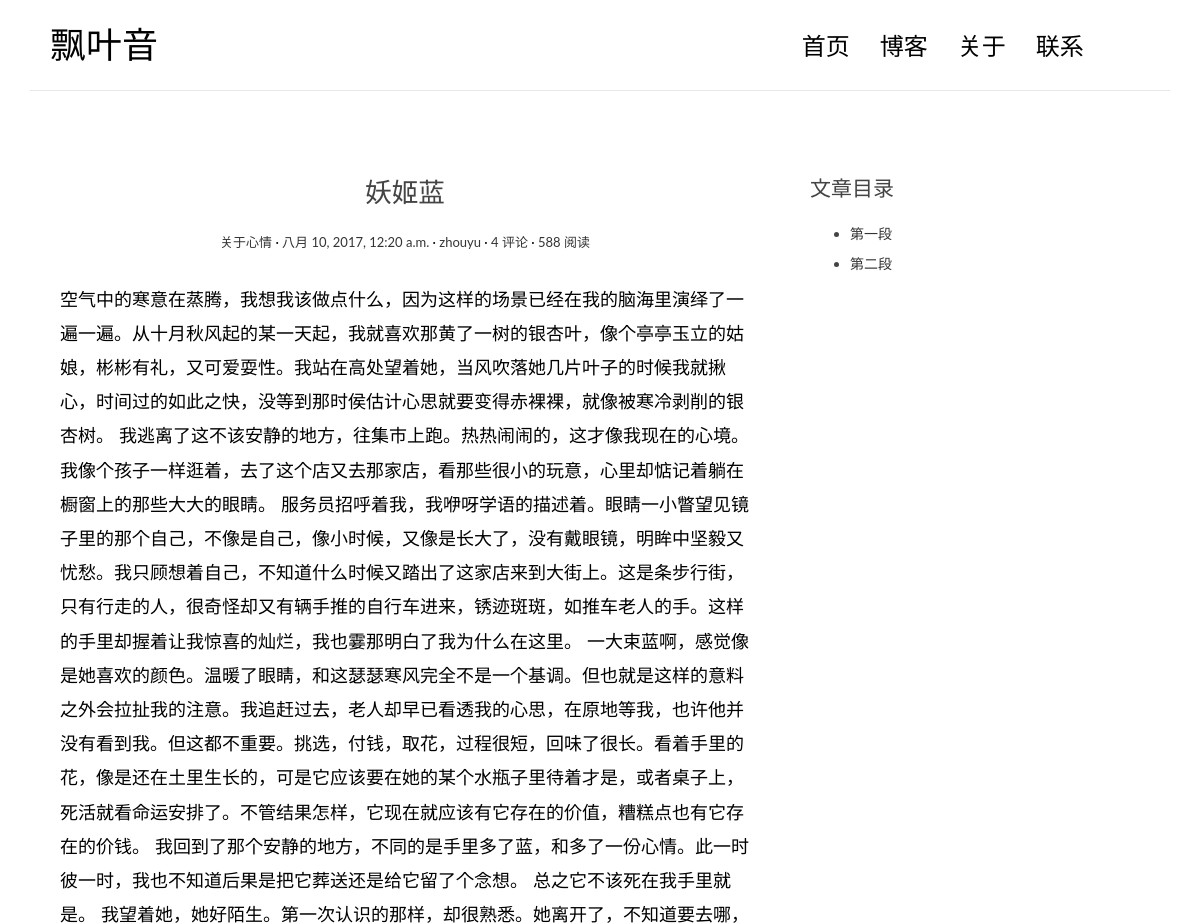
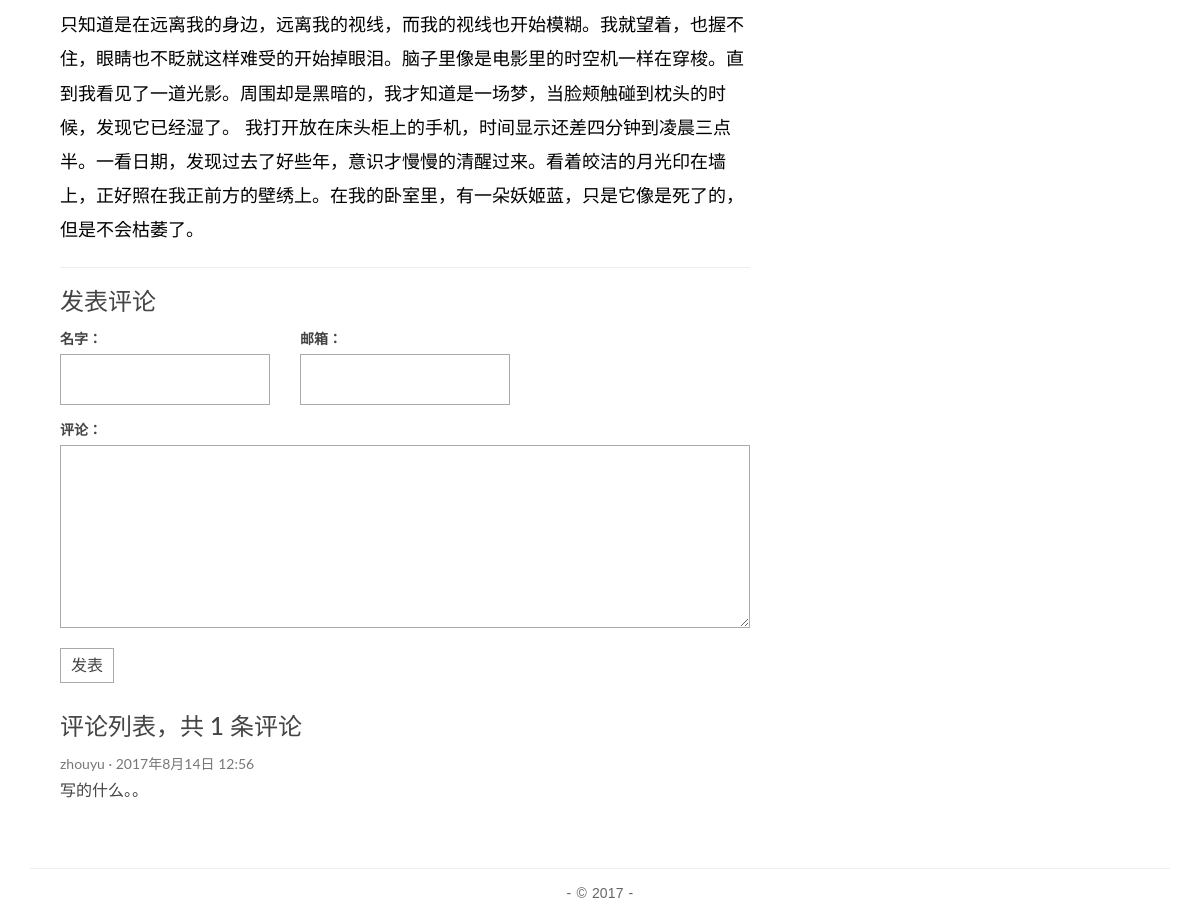
The app's page /post/2/ with its own data (2 pictures, top to bottom).
### blog/models.py (models this page shows, shortened)
class Post(models.Model):
    title = models.CharField(max_length=70)
    body = models.TextField()
    created_time = models.DateTimeField()
    modified_time = models.DateTimeField()
    excerpt = models.CharField(max_length=200, blank=True)
    category = models.ForeignKey(Category)
    tags = models.ManyToManyField(Tag, blank=True)
    author = models.ForeignKey(User)

class Category(models.Model):
    name = models.CharField(max_length=100)

### blog/views.py (the view)
# urls.py: url(r'^post/(?P<pk>[0-9]+)/$', views.detail, name='detail'),
def detail(request, pk):
    post = get_object_or_404(Post, pk=pk)
    return render(request, 'blog/detail.html', context={'post': post})

### templates/blog/detail.html
{% extends 'base.html' %}
{% block main %}
    <article class="post post-{{ post.pk }}">
                    <header class="entry-header">
                        <h1 class="entry-title">{{ post.title }}</h1>
                        <div class="entry-meta">
                            <span class="post-category">
                                <a href="#">{{ post.category.name }}</a>
                            </span>
                            <span class="post-date">
                                <a href="#">
                                    <time class="entry-date" datetime={{ post.created_time }}>{{ post.created_time }}</time>
                                </a>
                            </span>
                            <span class="post-author"><a href="#">{{ post.author }}</a></span>
                            <span class="comments-link"><a href="#">4 评论</a></span>
                            <span class="views-count"><a href="#">588 阅读</a></span>
                        </div>
                    </header>
                    <div class="entry-content clearfix">
                        {{ post.body }}
                    </div>
                </article>
    <section class="comment-area" id="comment-area">
                    <hr>
                    <h3>发表评论</h3>
                    <form action="#" method="post" class="comment-form">
                        <div class="row">
                            <div class="col-md-4">
                                <label for="id_name">名字：</label>
                                <input type="text" id="id_name" name="name" required>
                            </div>
                            <div class="col-md-4">
                                <label for="id_email">邮箱：</label>
                                <input type="email" id="id_email" name="email" required>
                            </div>
                            <div class="col-md-12">
                                <label for="id_comment">评论：</label>
                                <textarea name="comment" id="id_comment" required></textarea>
                                <button type="submit" class="comment-btn">发表</button>
                            </div>
                        </div>
                    </form>
                    <div class="comment-list-panel">
                        <h3>评论列表，共 <span>1</span> 条评论</h3>
                        <ul class="comment-list list-unstyled">
                            <li class="comment-item">
                                <span class="nickname">zhouyu</span>
                                <time class="submit-date" datetime="2012-11-09T23:15:57+00:00">2017年8月14日 12:56</time>
                                <div class="text">
                                    写的什么。。
                                </div>
                            </li>
                        </ul>
                    </div>
                </section>
{% endblock main %}
{% block aside %}
    <div class="widget widget-content">
                    <h3 class="widget-title">文章目录</h3>
                    <ul>
                        <li>
                            <a href="#">第一段</a>
                        </li>
                        <li>
                            <a href="#">第二段</a>
                        </li>
                    </ul>
                </div>
{% endblock aside %}

### blog/static/blog/css/custom.css (style rules this page uses)
* { outline: none; }
h1, h2, h3, h4, h5, h6 { margin-top: 0; }
a { color: #333; }
body { color: #444; font-family: 'Lato', sans-serif; }
.post { background: #fff; padding: 30px 30px 0; }
.entry-title { text-align: center; font-size: 1.9em; margin-bottom: 20px; line-height: 1.6; padding: 10px 20px 0; }
.entry-meta { text-align: center; color: #DDDDDD; font-size: 13px; margin-bottom: 30px; }
.entry-content { font-size: 18px; line-height: 1.9; font-weight: 300; color: #000; }
.post-category::after, .post-date::after, .post-author::after, .comments-link::after { content: ' ·'; color: #000; }
.widget { background: #fff; padding: 30px 0 0; }
.widget-title { font-size: 1.5em; margin-bottom: 20px; line-height: 1.6; padding: 10px 0 0; font-weight: 400; }
.widget-content ul li { margin-bottom: 10px; }
.contact-form input, .comment-form input { border: 1px solid #aaa; margin-bottom: 15px; width: 100%; padding: 15px 15px; font-size: 16px; line-height: 100%; transition: 0.4s border-color linear; }
.contact-form textarea, .comment-form textarea { border: 1px solid #aaa; margin-bottom: 15px; width: 100%; padding: 15px 15px; font-size: 16px; line-height: 20px !important; min-height: 183px; transition: 0.4s border-color linear; }
.comment-area { padding: 0 30px 0; }
.comment-form { margin-top: 15px; }
.comment-form .comment-btn { background-color: #fff; border: 1px solid #aaa; font-size: 16px; padding: 5px 10px; }
.comment-list-panel { margin-top: 30px; }
.comment-list { margin-top: 15px; }
.comment-item .nickname, .comment-item .submit-date { color: #777; font-size: 14px; }
.comment-item .nickname:after { content: ' ·'; }
.comment-item .text { padding-top: 5px; font-size: 16px; }

### records on screen
Post: title "妖姬蓝", category.name "关于心情", created_time "八月 10, 2017, 12:20 a.m.", author "zhouyu", body "空气中的寒意在蒸腾，我想我该做点什么，因为这样的场景已经在我的脑海里演绎了一遍一遍。从十月秋风起的某一天起，我就喜欢那黄了一树的银杏叶，像个亭亭玉立的姑娘，彬彬有礼，又可爱耍性。我站在高处望着她，当风吹落她几片叶子的时候我就揪心，时间过的如此之快，没等到那时侯估计心思就要变得赤裸裸，就像被寒冷剥削的银杏树。 我逃离了这不该安静的地方，往集市上跑。热热闹闹的，这才像我现在的心境。我像个孩子一样逛着，去了这个店又去那家店，看那些很小的玩意，心里却惦记着躺在橱窗上的那些大大的眼睛。 服务员招呼着我，我咿呀学语的描述着。眼睛一小瞥望见镜子里的那个自己，不像是自己，像小时候，又像是长大了，没有戴眼镜，明眸中坚毅又忧愁。我只顾想着自己，不知道什么时候又踏出了这家店来到大街上。这是条步行街，只有行走的人，很奇怪却又有辆手推的自行车进来，锈迹斑斑，如推车老人的手。这样的手里却握着让我惊喜的灿烂，我也霎那明白了我为什么在这里。 一大束蓝啊，感觉像是她喜欢的颜色。温暖了眼睛，和这瑟瑟寒风完全不是一个基调。但也就是这样的意料之外会拉扯我的注意。我追赶过去，老人却早已看透我的心思，在原地等我，也许他并没有看到我。但这都不重要。挑选，付钱，取花，过程很短，回味了很长。看着手里的花，像是还在土里生长的，可是它应该要在她的某个水瓶子里待着才是，或者桌子上，死活就看命运安排了。不管结果怎样，它现在就应该有它存在的价值，糟糕点也有它存在的价钱。 我回到了那个安静的地方，不同的是手里多了蓝，和多了一份心情。此一时彼一时，我也不知道后果是把它葬送还是给它留了个念想。 总之它不该死在我手里就是。…"
